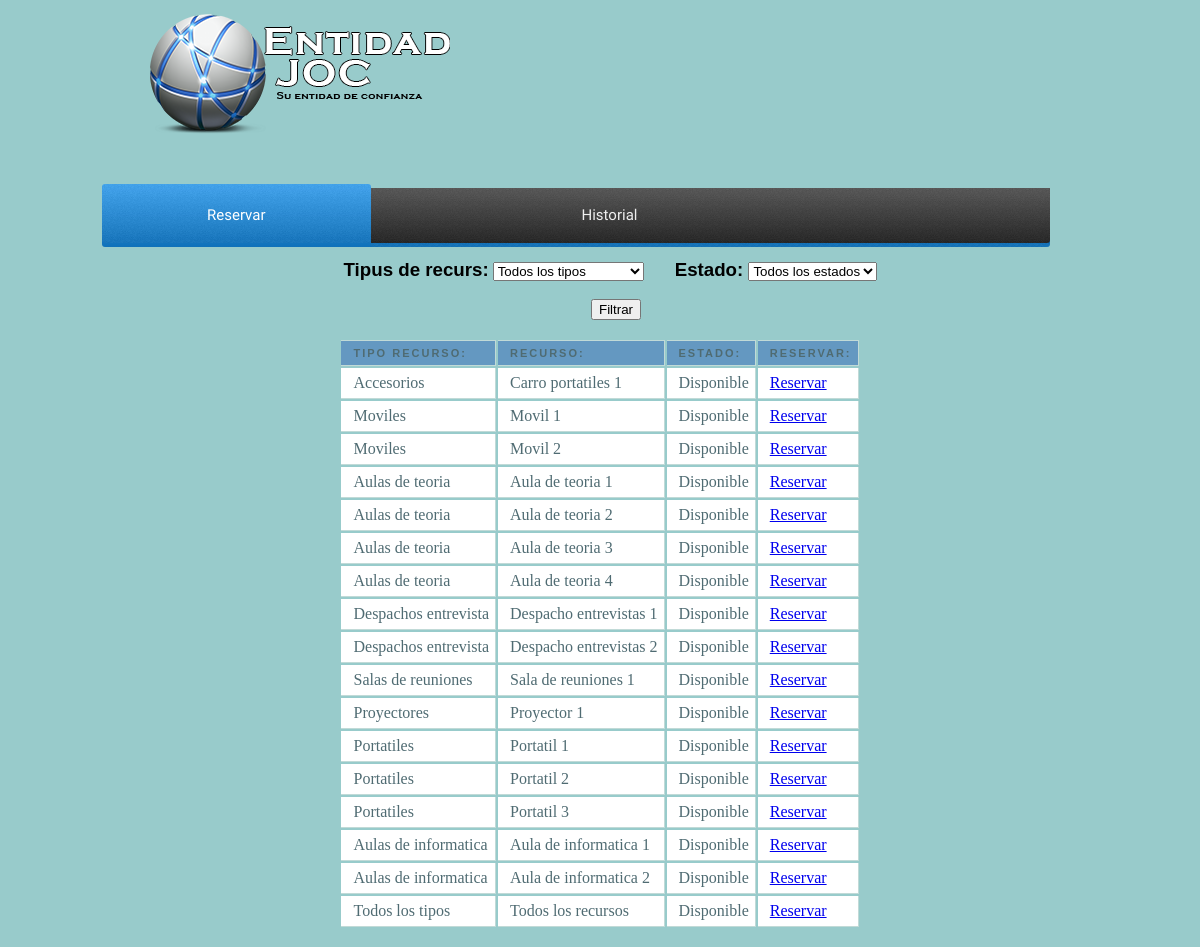
Page /paginausuario_reservar.php on the earlier database version.
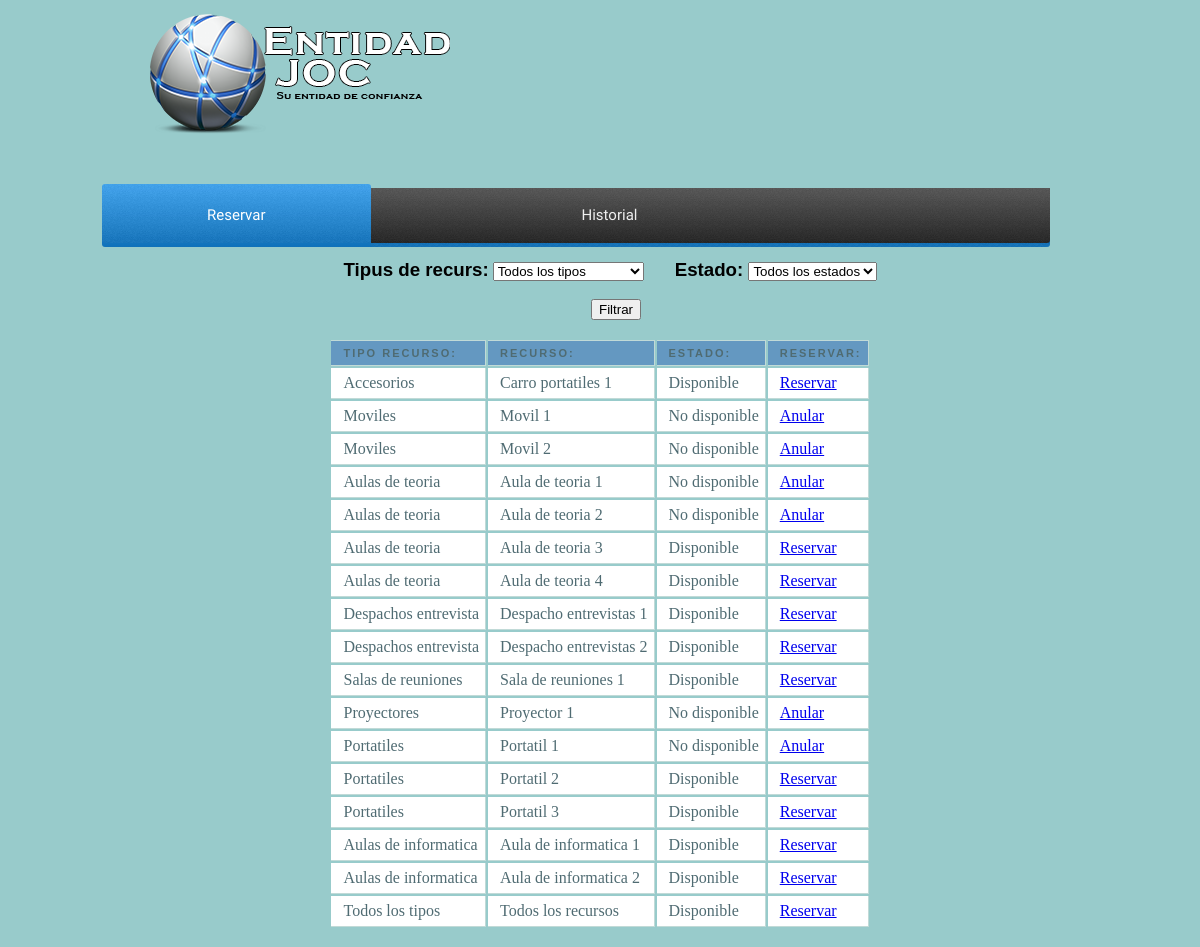
Same page on the later database version.
### tables this page shows
CREATE TABLE IF NOT EXISTS `resources` (
  `idResource` int(255) NOT NULL,
  `nomR` varchar(50) NOT NULL,
  `idEstado` int(11) NOT NULL,
  `idRType` int(11) NOT NULL
);

CREATE TABLE IF NOT EXISTS `resourcestype` (
  `idRType` int(255) NOT NULL,
  `tipo` varchar(20) NOT NULL
);

CREATE TABLE IF NOT EXISTS `estadoinfo` (
  `idEstado` int(255) NOT NULL,
  `nomEstado` varchar(20) NOT NULL
);

### formularis_definitiu.php (the view, shortened to what this page needs)
<link rel="stylesheet" href="css/tablareservas.css">
<!DOCTYPE html>
<html>
	<head>
	</head>
	<body>
		<div id="desplegables">
			<form name="formulario_reservas" action="paginausuario_reservar.php" method="POST">
				<?php
					if (!isset($_REQUEST['tiporecursos'])){
						$conn=mysqli_connect('localhost','root','','bd_intranet');
		                $consulta_Rtype="SELECT idRType, tipo FROM resourcestype";
		                $datos=mysqli_query($conn,$consulta_Rtype);
		        ?>
						<div id="div_izq"><h3>Tipus de recurs:</h3>
						<select name="tiporecursos" onchange="OnSelectionChange(this)">
				            <?php
				            	while($nom=mysqli_fetch_array($datos)){
				               		echo "<option value='$nom[idRType]' selected=$nom[12]>".utf8_encode($nom['tipo'])."</option>";
				               	}
				            ?>
			            </select>
			        <?php
			        	$consulta_Estado="SELECT idEstado, nomEstado FROM estadoinfo";
			            $datos_estado=mysqli_query($conn,$consulta_Estado);
			        ?></div>
			        	<div id="div_cen"><h3> Estado: </h3>
			            <select name="estado">
			            	<?php
			            		while($nombres=mysqli_fetch_array($datos_estado)){
				               		echo "<option value='$nombres[idEstado]' selected=$nombres[4]>".utf8_encode($nombres['nomEstado'])."</option>";
				               	}
			            	?>
			        	</select>
		        <?php
		        	}
	       		?>
	       		<br></div>
	       		<div id="div_boton"><input type="submit" value="Filtrar"></div>
	       	</form>
        </div>
        <div>
        	<br>
        	<center><table class="mytable">
        		<tr>
        			<th>Tipo Recurso:</th>
        			<th>Recurso:</th>
        			<th>Estado:</th>
        			<th>Reservar:</th>
        		</tr>
		        	<?php
		        		if ((!isset($_REQUEST['tiporecursos'])) OR ($_REQUEST['tiporecursos']==12)){
			        		$conn=mysqli_connect('localhost','root','','bd_intranet');
					        if ((!isset($_REQUEST['estado'])) OR ($_REQUEST['estado']==4)){
					        	$sql="SELECT resources.*, resourcestype.*, estadoinfo.* FROM ((resourcestype INNER JOIN resources ON resourcestype.idRType=resources.idRType) INNER JOIN estadoinfo ON resources.idEstado=estadoinfo.idEstado)";
					        }else{
					        	$sql="SELECT resources.*, resourcestype.*, estadoinfo.* FROM ((resourcestype INNER JOIN resources ON resourcestype.idRType=resources.idRType) INNER JOIN estadoinfo ON resources.idEstado=estadoinfo.idEstado) WHERE resources.idEstado=$_REQUEST[estado] OR resources.idEstado=3";
					        }
					        $datos=mysqli_query($conn,$sql);
					        $num_filas = mysqli_num_rows($datos);
					        if ($num_filas!=0){
						        while($valor=mysqli_fetch_array($datos)){
								    echo "<tr>";
									    echo "<td>".$valor['tipo']."</td>";
									    echo "<td>".$valor['nomR']."</td>";
									    echo "<td>".$valor['nomEstado']."</td>";
									    if ($valor['nomEstado']=="Disponible"){
									    	echo "<td><a href=pagina_reserva_p0.php?id=$valor[idResource]>Reservar</a></td>";
									    } else {
									    	echo "<td><a href=pagina_anular_p0.php?id=$valor[idResource]>Anular</a></td>";
									    }
								    echo "</tr>";
								}
							}
						}
		        	?>
        	</table></center>
        </div>
	</body>
</html>

### paginausuario_reservar.php (shortened to what this page needs)
<!DOCTYPE HTML>
<HTML>
	<head>
   		<link rel="stylesheet" href="css/menu.css">
   		<link href="css/paginausuario.css" rel="stylesheet" type="text/css">
   		<link rel="stylesheet" href="css/nav.css">
	</head>
	<body>
		<div class="header">
			<nav id="menu_gral">
		  		<ul>
			    	<li>
        		<ul>
        		</ul>
    				</li>
			</nav>
			<img src="images/logo_2.png">
		</div>
			<div id='cssmenu'>
				<ul>
   			<li class='active'><a href='#'><span>Reservar</span></a></li>
   			<li><a href='paginausuario_historial.php'><span>Historial</span></a></li>
			</ul>
			</div>
		<div class="contenido">
			<?php include("formularis_definitiu.php"); ?>
			<br/>
		</div>
	</body>
</HTML>

### css/menu.css (style rules this page uses)
#cssmenu, #cssmenu ul, #cssmenu ul li, #cssmenu ul li a { margin: 0; padding: 0; border: 0; list-style: none; line-height: 1; display: block; position: relative; font-family: Capriola, Helvetica, sans-serif; }
#cssmenu { width: auto; margin-top:2%; height: 59px; padding-bottom: 4px; }
#cssmenu ul { height: 59px; }
#cssmenu ul li { margin-left: 8.5%; float: left; margin-right: 4px; border-top-left-radius: 3px; border-top-right-radius: 3px; z-index: 5; }
#cssmenu ul li a { padding: 24px 105px 20px 105px; margin-bottom: 4px; border-top-left-radius: 3px; border-top-right-radius: 3px; color: #eeeeee; font-size: 15px; text-decoration: none; }
#cssmenu ul li:first-child, #cssmenu ul li:first-child > a { border-bottom-left-radius: 3px; }
#cssmenu ul li:hover, #cssmenu ul li.active { background: #0f71ba; background: -moz-linear-gradient(top, #3fa4f0 0%, #0f71ba 100%); background: -webkit-gradient(linear, left top, left bottom, color-stop(0%, #3fa4f0), color-stop(100%, #0f71ba)); background: -webkit-linear-gradient(top, #3fa4f0 0%, #0f71ba 100%); background: -o-linear-gradient(top, #3fa4f0 0%, #0f71ba 100%); background: -ms-linear-gradient(top, #3fa4f0 0%, #0f71ba 100%); background: linear-gradient(to bottom, #3fa4f0 0%, #0f71ba 100%); }
#cssmenu ul li a:hover, #cssmenu ul li.active > a { background: url('images/bg.png'); color: #ffffff; }

### css/paginausuario.css (style rules this page uses)
body { margin:0px; background:#98CBCB; }
.header { height:160px; background:#98CBCB; border:0px solid #CCC; width:75%; margin:0px auto; }
.contenido { width:75%; margin:0px auto; margin-top: 1%; }

### css/nav.css (style rules this page uses)
#menu_gral { font-family: Capriola; width: 85%; }
#menu_gral ul { list-style-type: none; text-align: right; font-size: 0; }
#menu_gral > ul li { display: inline-block; width: 15%; position: relative; background: #1D0E82; text-align: center; }
#menu_gral li ul { position: absolute; width: 0; overflow: hidden; }

### css/tablareservas.css (style rules this page uses)
th { font: bold 11px "Trebuchet MS", Verdana, Arial, Helvetica, sans-serif; color: #4f6b72; border-right: 1px solid #C1DAD7; border-bottom: 1px solid #C1DAD7; border-top: 1px solid #C1DAD7; letter-spacing: 2px; text-transform: uppercase; text-align: left; padding: 6px 6px 6px 12px; background: #6498C1 url(images/bg_header.jpg) no-repeat; }
td { border-right: 1px solid #C1DAD7; border-bottom: 1px solid #C1DAD7; background: #fff; padding: 6px 6px 6px 12px; color: #4f6b72; }
h3 { font-family: Helvetica; display: inline; }
#div_izq { display:inline-block; margin-left: 21.5% }
#div_cen { display:inline-block; margin-left:3%; }
#div_boton { margin-left: 49%; margin-top: 2%; }

Differences in the rows shown:
changed resources "Movil 1": idEstado.nomEstado "Disponible" → "No disponible"; text "Reservar" → "Anular"
changed resources "Movil 2": idEstado.nomEstado "Disponible" → "No disponible"; text "Reservar" → "Anular"
changed resources "Aula de teoria 1": idEstado.nomEstado "Disponible" → "No disponible"; text "Reservar" → "Anular"
changed resources "Aula de teoria 2": idEstado.nomEstado "Disponible" → "No disponible"; text "Reservar" → "Anular"
changed resources "Proyector 1": idEstado.nomEstado "Disponible" → "No disponible"; text "Reservar" → "Anular"
changed resources "Portatil 1": idEstado.nomEstado "Disponible" → "No disponible"; text "Reservar" → "Anular"
